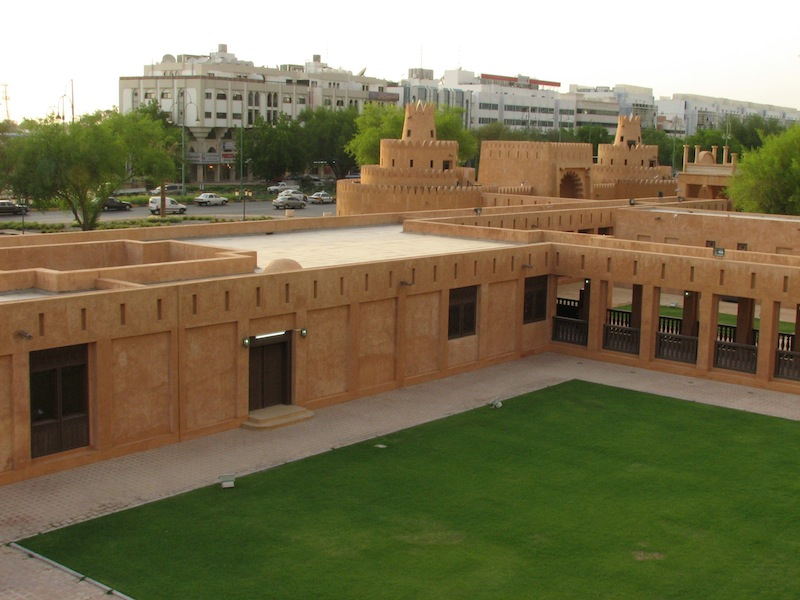
#> input picture TP3/Image1.png, 800 x 600 px
$ python tp3_test.py   (older library calls are emulated)
#> lines starting #> are read from the running program, lines starting #| are printed output that depends on the picture; after the words box and inside, x2 and y2 are one past the last pixel; in counts of white or black regions, pixels touching at a corner belong together; long printed decimals are rounded
### TP3/tp3_sujet.py
import numpy as np
import matplotlib.pyplot as plt
import scipy.ndimage
import cv2
from scipy import ndimage
from skimage.io import imread
from skimage.io import imsave
import pickle
from scipy import sparse
from scipy.sparse import diags
from scipy.sparse.linalg import spsolve, cg
import skimage.feature


# [4 lines left out: function pause, not called in this run]


def smoothGaussian(im, sigma):
    N = 4*sigma
    x = np.arange(-N, N+1).astype(float).reshape(-1, 1)
    weights = np.exp(-(x**2)/(2*sigma**2))
    weights = weights/np.sum(weights)
    im2 = scipy.ndimage.convolve(im.astype(float), weights)
    im_smooth = scipy.ndimage.convolve(im2.astype(float), weights.transpose())
    return im_smooth


def gradient(im_smooth):
    gradient_x = scipy.ndimage.convolve(
        im_smooth.astype(float), 0.5*np.array([[1, 0, -1]]))
    gradient_y = scipy.ndimage.convolve(im_smooth.astype(
        float), 0.5*np.array([[1, 0, -1]]).transpose())
    return gradient_x, gradient_y


def gauss_2d(xi, yi):
    p = np.array((10, 5.5, 5.5, 3, 10), dtype=np.float32)
    arg = -(np.square(xi - p[1]) + np.square(yi - p[2])) / (2*p[3]*p[3])
    y = p[0] * np.exp(arg) + p[4]
    return y


def smoothedGradient(im, sigma):
    """this function computes a smooth version of the image image using the convolution by a gaussian with standard deviation sigma
    and then compue the gradient in the x and y direction using kernels [1,0,-1] ans its transpose"""
    im_smooth = smoothGaussian(im, sigma)
    im_x, im_y = gradient(im_smooth)
    return im_x, im_y


def HarrisScore(im, sigma1, sigma2, k=0.06):
    """this function compute the harris score for each pixel in the image and return the result as an image"""
    I_x, I_y = smoothedGradient(im, sigma1)
    w = gauss_2d(0, sigma2)
    m11 = smoothGaussian(I_x**2, sigma2)
    m12 = smoothGaussian(I_x*I_y, sigma2)
    m21 = m12
    m22 = smoothGaussian(I_y**2, sigma2)
    R = m11*m22 - m12*m21 - k * (m11+m22)**2
    return R


def HarrisCorners(im, sigma1, sigma2, k=0.06):
    """this function extract local maximums ion the harris score image that are above 0.005 times the maxium of R and a local miximum in a region a radius 2"""
    R = HarrisScore(im, sigma1=sigma1, sigma2=sigma2, k=0.06)
    peaks = skimage.feature.peak.peak_local_max(
        R, min_distance=2, threshold_rel=0.005)
    peaks = peaks[np.lexsort((peaks[:, 1], peaks[:, 0]))]
    return peaks


def displayPeaks(im, peaks):
    plt.figure()
    ax = plt.subplot(1, 1, 1)
    plt.imshow(im, cmap=plt.cm.Greys_r)
    plt.plot(peaks[:, 1], peaks[:, 0], '.')
    plt.axis((0, im.shape[1], im.shape[0], 0))
    ax.get_xaxis().set_visible(False)
    ax.get_yaxis().set_visible(False)
    plt.subplots_adjust(left=0.01, right=0.99, top=1, bottom=0)
    plt.show()


def extractPatches(im, points, N):
    """this function extracts patches of size N by N centered around each point privded in the matrix points
    and return a nb_points by N by N 3D array """
    assert(N % 2 == 1)
    radius = int((N-1)/2)
    patches = np.zeros((points.shape[0], N, N))
    for i, p in enumerate(points):
        if p[0]-radius >= 0 and p[0]+radius < im.shape[0] and p[1]-radius >= 0 and p[1]+radius < im.shape[1]:
            patches[i, :, :] = im[p[0]-radius:p[0] +
                                  radius+1, p[1]-radius:p[1]+radius+1]

    assert(patches.shape[1] == N)
    assert(patches.shape[2] == N)
    return patches


def SSDTable(patches1, patches2):
    """this function computes the sum of square differences between each pair of patches"""
    table = np.empty((patches1.shape[0], patches2.shape[0]))
    for i in range(0, table.shape[0]):
        for j in range(0, table.shape[1]):
            table[i, j] = np.sum(np.power(patches1[i]-patches2[j], 2))
    return table


def NCCTable(patches1, patches2):
    table = np.empty((patches1.shape[0], patches2.shape[0]))
    for i in range(table.shape[0]):
        a = np.mean((patches1[i] - patches1[i].mean()))
        sigma_a = np.linalg.norm(a)
        for j in range(table.shape[1]):
            ab = np.mean((patches2[j] - patches2[j].mean()))
            sigma_b = np.linalg.norm(ab)
            table[i, j] = 1 - np.sum(a * ab) / (sigma_a * sigma_b)
    return table


# [14 lines left out: function displayPatch, not called in this run]


def displayMatches(im1, im2, p1, p2):
    plt.figure()
    plt.subplot(1, 2, 1)
    plt.imshow(im1, cmap=plt.cm.Greys_r)
    for i in range(p1.shape[0]):
        plt.plot([p1[i, 1], p2[i, 1]], [p1[i, 0], p2[i, 0]])
    plt.plot(p1[:, 1], p1[:, 0], '.')
    plt.subplot(1, 2, 2)
    plt.imshow(im2, cmap=plt.cm.Greys_r)
    for i in range(p1.shape[0]):
        plt.plot([p1[i, 1], p2[i, 1]], [p1[i, 0], p2[i, 0]])
    plt.plot(p2[:, 1], p2[:, 0], '.')
    plt.show()


def displayMatches2(im1, im2, p1, p2):
    plt.figure()
    ax = plt.subplot(1, 1, 1)
    plt.imshow(np.row_stack((im1, im2)), cmap=plt.cm.Greys_r)
    for i in range(p1.shape[0]):
        plt.plot([p1[i, 1], p2[i, 1]], [p1[i, 0], p2[i, 0]+im1.shape[0]])
    plt.plot(p1[:, 1], p1[:, 0], '.')
    plt.plot(p2[:, 1], p2[:, 0]+im1.shape[0], '.')
    plt.axis((0, im1.shape[1], im1.shape[0]+im2.shape[0], 0))
    ax.get_xaxis().set_visible(False)
    ax.get_yaxis().set_visible(False)
    plt.subplots_adjust(left=0.01, right=0.99, top=1, bottom=0)
    plt.show()


def extractMatches(table, threshold=0.7):
    bestscore = np.min(table, axis=1)
    bestmatch1 = np.argmin(table, axis=1)
    bestmatch2 = np.argmin(table, axis=0)
    t = bestmatch2[bestmatch1]
    valid1 = t == np.arange(0, t.size)

    table_copy = table.copy()
    table_copy[np.arange(0, table.shape[0]), bestmatch1] = np.max(table)
    bestscore2 = np.min(table_copy, axis=1)
    valid2 = bestscore < 0.9*bestscore2

    valid = valid1 & valid2
    return np.nonzero(valid)[0], bestmatch1[valid]


# [90 lines left out: function main, not called in this run]


# [2 lines that do not run on import are left out]

### TP3/marking_tools.py

import numpy as np
import matplotlib.pyplot as plt
import pickle
import os
import sys
import time


class marking():
    def __init__(self):
        self.marks = []

    def add(self, coef, student_solution, exact_solution, duration=None, max_duration=None, relative_coef_duration=0.5, tol=1e-8, nbdiff_max=0, isimage=False):
        if student_solution is None:
            valid = False
            print('not answered')
        else:
            try:
                if isinstance(exact_solution, list):
                    exact_solution = np.array(exact_solution)
                if isinstance(student_solution, list):
                    student_solution = np.array(student_solution)
                if isinstance(student_solution, np.ndarray):
                    student_solution = student_solution.astype(
                        exact_solution.dtype)
                diff = np.abs(student_solution - exact_solution)
                max_error = np.max(diff)
                nbdiff = np.sum(diff > tol)
                valid = (nbdiff <= nbdiff_max)
                if nbdiff > 0 and valid:
                    print("WARNING : found " + str(nbdiff) +
                          " differences , but still accepted")
                if not(valid):
                    print('found ' + str(nbdiff) +
                          ' values with difference with exact solution is  greater that '+str(tol))
                    print('the greatest error is '+str(max_error))
                    if nbdiff_max > 0:
                        print('expect less than ' +
                              str(nbdiff_max)+' differences')

                    cov_mat = np.cov(
                        [exact_solution.flatten(), student_solution.flatten()])
                    if np.min(np.linalg.eig(cov_mat)[0]) < 1e-4:
                        print(
                            "seem like there is a affine relationship between your data and the expected ones")
                        plt.plot(exact_solution.flatten(),
                                 student_solution.flatten())

                    if isimage:
                        plt.figure()
                        plt.subplot(1, 3, 1)
                        plt.imshow(student_solution)
                        plt.subplot(1, 3, 2)
                        plt.imshow(exact_solution)
                        plt.subplot(1, 3, 3)
                        plt.imshow(np.abs(exact_solution-student_solution))
                        plt.show()
            except:
                valid = 0
                print("Unexpected error:", sys.exc_info()
                      [0], sys.exc_info()[1])
            if duration is not None and duration > max_duration:
                print('executation time ('+str(duration) +
                      ') expected to be less than ' + str(max_duration))
                valid = valid*relative_coef_duration

        self.marks.append({'coef': coef, 'valid': valid})
        print('question '+str(len(self.marks)) +
              ": "+str(valid*coef)+"/"+str(coef))

    def print_note(self):
        note = np.sum([m['coef']*m['valid'] for m in self.marks])
        total = np.sum([m['coef'] for m in self.marks])
        print("note= "+str(note)+"/"+str(total))
        return note


# [6 lines left out: function timer, not called in this run]


class chrono():
    def __init__(self):
        pass

    def tic(self):
        self.start = time.clock()

    def toc(self):
        return time.clock()-self.start

### TP3/tp3_test.py
import os
import sys
import time
from marking_tools import *


from tp3_sujet import *


def test():
    plt.ion()

    im1 = np.mean(np.array(imread('Image1.png')).astype(np.float), axis=2)
#> im1: shape (600, 800) float64; min 0.333, max 255, mean 108.1
    im2 = np.mean(np.array(imread('Image2.png')).astype(np.float), axis=2)
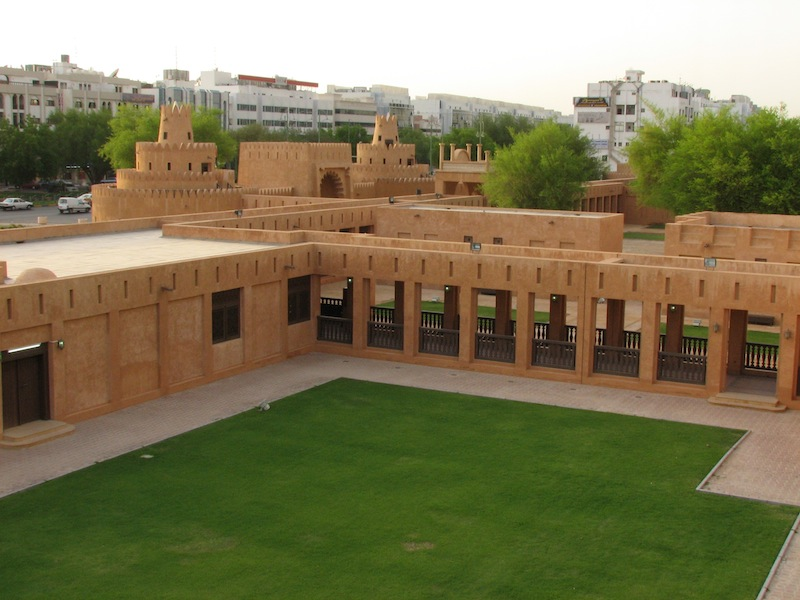
#> input picture TP3/Image2.png, 800 x 600 px
#> im2: shape (600, 800) float64; min 0.333, max 255, mean 110.3

    m = marking()
    im_x, im_y = smoothedGradient(im1, sigma=2)
#> in gradient, `gradient_y = scipy.ndimage.convolve(im_smooth.astype( float), 0.5*np.a..`:
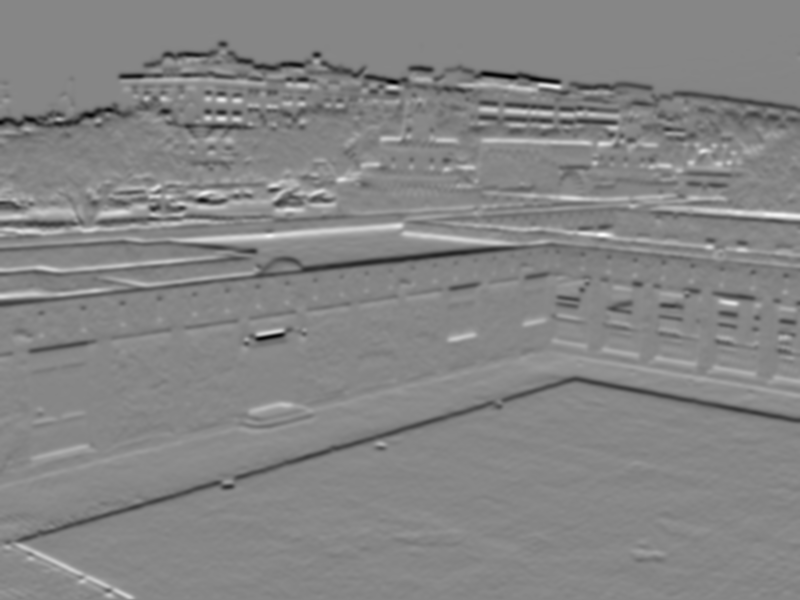
#> gradient_y: shape (600, 800) float64; min -26.18, max 23.35, mean -0.3; drawn with min black and max white
    m.add(1, im_x[200:205, 300:302], [[-0.67794561, -3.19281727],
                                      [-0.03868455, -1.62560241],
                                      [0.22736612, -0.30635884],
                                      [0.36763735,  0.77305092],
                                      [0.70369259,  1.80483468]])
#> in add, `student_solution = student_solution.astype( exact_solution.dtype)`: student_solution = [[-0.678, -3.19], [-0.0387, -1.63], [0.227, -0.306], [0.368, 0.773], [0.704, 1.8]]
#> in add, `diff = np.abs(student_solution - exact_solution)`: diff = [[1.68e-10, 1.68e-09], [4.85e-09, 4.14e-09], [4.01e-09, 4.59e-09], [1.98e-09, 2.06e-09], [4.55e-09, 6.06e-10]]
#> in add, `max_error = np.max(diff)`: max_error = 4.85e-09
#> in add, `nbdiff = np.sum(diff > tol)`: nbdiff = 0
#> in add, `valid = (nbdiff <= nbdiff_max)`: valid = True
#| question 1: 1/1

    m.add(1, im_y[200:205, 300:302], [[-5.56381571, -4.35629625],
                                      [-6.46047, -5.52624641],
                                      [-7.64421368, -6.98094653],
                                      [-7.79410418, -7.17904077],
                                      [-6.19673306, -5.43011379]])
#| question 2: 1/1

    R = HarrisScore(im1, sigma1=2, sigma2=3, k=0.06)
    m.add(2, R[200:205, 300:302], [[239.81975235,  259.09744995],
                                   [199.59635893,  223.4601744],
                                   [176.86886897,  207.17943751],
                                   [172.95245279,  210.87816299],
                                   [184.14220583,  230.85600882]])
#| question 3: 2/2

    plt.imshow(R, cmap=plt.cm.Greys_r)
    # imsave('harris_response.png',(R-R.min())/(np.max(R)-np.min(R)))

    corners1 = HarrisCorners(im1, sigma1=2, sigma2=3, k=0.06)
#> in HarrisCorners, `peaks = skimage.feature.peak.peak_local_max( R, min_distance=2, thresh..`: peaks = 392 pairs, first value 46 to 592, second value 7 to 793
#> corners1 has the same summary as peaks in HarrisCorners
    m.add(2, corners1[:10, :], [[46, 223],
                                [51, 216],
                                [56, 166],
                                [56, 175],
                                [56, 316],
                                [61, 159],
                                [63, 250],
                                [65, 256],
                                [67, 303],
                                [69, 283]])
#| question 4: 2/2

    displayPeaks(im1, corners1)

    corners2 = HarrisCorners(im2, sigma1=2, sigma2=3, k=0.06)
#> call 3 of HarrisScore, with sigma1 = 2, sigma2 = 3, k = 0.06
#> in HarrisScore (call 3), `R = m11*m22 - m12*m21 - k * (m11+m22)**2`:
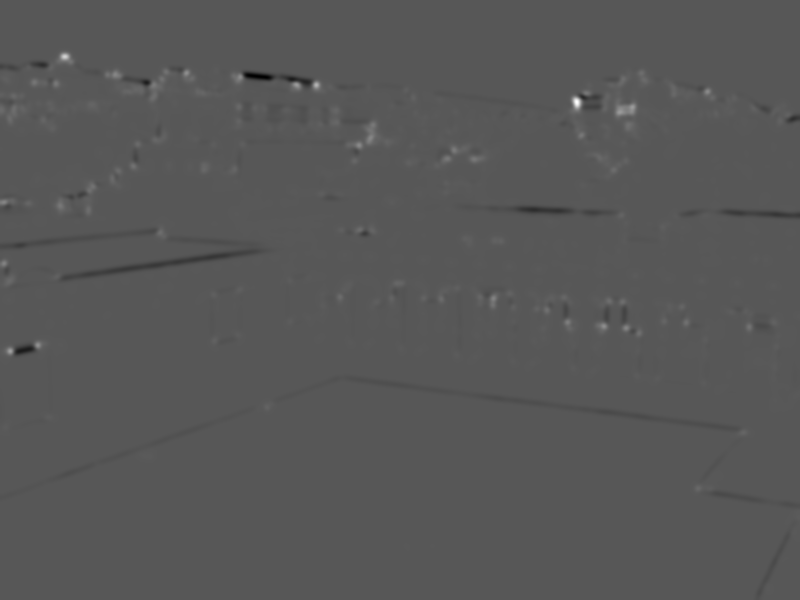
#> R: shape (600, 800) float64; min -5655.8, max 10749.9, mean -0.3; drawn with min black and max white
#> corners2 = 374 pairs, first value 56 to 588, second value 3 to 797
    # corners2[:10,:]
    # array([[ 56,  64],
    #[ 67,  51],
    #[ 68,  28],
    #[ 70, 216],
    #[ 71, 166],
    #[ 73, 186],
    #[ 73, 641],
    #[ 74, 107],
    #[ 74, 115],
    # [ 77, 240]])
    displayPeaks(im2, corners2)
#> in displayPeaks (call 2), `plt.show()`:
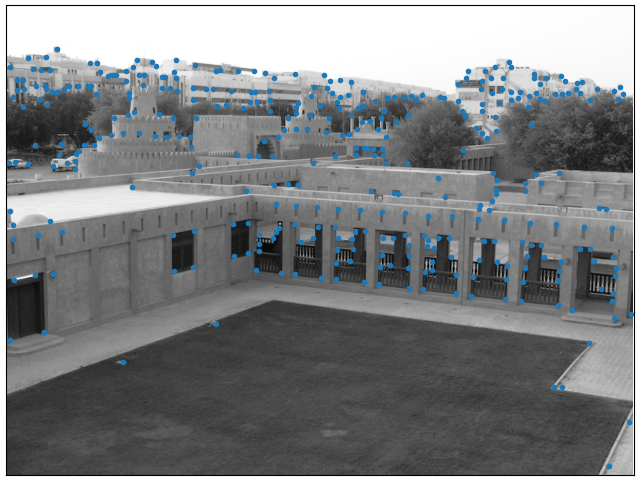
#> figure drawn by matplotlib, 1 panel

    N = 21
    patches1 = extractPatches(im1, corners1, N)
#> the loop in extractPatches, `for i, p in enumerate(points):` made 392 passes
#> p on passes 1 to 3: [46, 223], [51, 216], [56, 166]
    # displayPatch(im1,corners1,patches1)

    patch_test = extractPatches(im1, np.array([[150, 300], [200, 270]]), 3)
#> the loop in extractPatches (call 2), `for i, p in enumerate(points):` made 2 passes
#> p on passes 1 to 2: [150, 300], [200, 270]

    # m.add(0,patch_test,[[[ 37.66666667,  41.66666667,  44.33333333],
    #[ 35.66666667,  38.66666667,  40.66666667],
    # [ 37.33333333,  38.        ,  38.66666667]],
    # [[ 76.        ,  83.        ,  79.        ],
    #[ 70.66666667,  73.33333333,  74.66666667],
    # [ 91.33333333,  92.33333333,  92.33333333]]])

    patches2 = extractPatches(im2, corners2, N)

    t1 = np.arange(0, 4*5*5).reshape(4, 5, 5)
    t2 = t1-5
    tab = SSDTable(t1, t2)

    m.add(2, tab, [[625.,   10000.,   50625.,  122500.],
                   [22500.,     625.,   10000.,   50625.],
                   [75625.,   22500.,     625.,   10000.],
                   [160000.,   75625.,   22500.,     625.]])
#| question 5: 2/2

    t1 = patches1[[1, 20, 50, 60], :, :]
    t2 = patches2[[1, 20, 50, 60], :, :]
    tab = NCCTable(t1, t2)
#> the loop in NCCTable, `for i in range(table.shape[0]):` made 4 passes
#> sigma_a on passes 1, 3, 4: 2.06e-15, 1.44e-14, 1.96e-14
#> (a, sigma_a) on pass 2: (-1.34e-14, 1.34e-14)
#> after the loop in NCCTable, `for i in range(table.shape[0]):`: table = [[2, 0, 0, 0], [0, 2, 2, 2], [2, 0, 0, 0], [2, 0, 0, 0]]
#> tab has the same summary as table in NCCTable

    m.add(2, tab, [[0.52881566,  0.87617929,  0.69917479,  0.81774953],
                   [0.74317605,  0.98377706,  0.72340192,  1.09927029],
                   [0.32002431,  0.54738743,  0.25827641,  1.06443083],
                   [0.48417473,  0.74272221,  0.68854655,  1.12421821]])
#| found 16 values with difference with exact solution is  greater that 1e-08
#| the greatest error is 1.680
#| question 6: 0/2

    table = SSDTable(patches1, patches2)
#> after the loop in SSDTable (call 2), `for i in range(0, table.shape[0]):`:
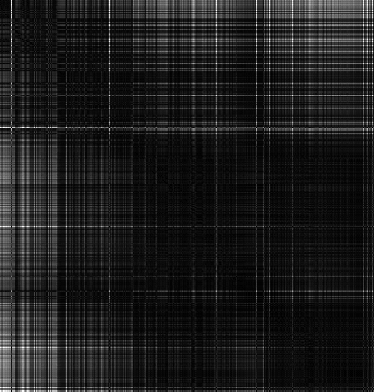
#> table: shape (392, 374) float64; min 0, max 23309735.3, mean 2594032.8; drawn with min black and max white

    m.print_note()
#> in print_note, `note = np.sum([m['coef']*m['valid'] for m in self.marks])`: note = 8
#> in print_note, `total = np.sum([m['coef'] for m in self.marks])`: total = 10
#| note= 8/10

    matches1, matches2 = extractMatches(table, threshold=0.7)
#> in extractMatches, `bestscore = np.min(table, axis=1)`: bestscore = 392 values, max 990845.7 at index 243, min 0 at index 127, mean 173212.4
#> in extractMatches, `bestmatch1 = np.argmin(table, axis=1)`: bestmatch1 = 392 values, max 369 at index 381, min 0 at index 0, mean 177.8
#> in extractMatches, `bestmatch2 = np.argmin(table, axis=0)`: bestmatch2 = 374 values, max 383 at index 306, min 1 at index 13, mean 196.5
#> in extractMatches, `t = bestmatch2[bestmatch1]`: t = 392 values, max 383 at index 383, min 4 at index 0, mean 194.9
#> in extractMatches, `table_copy[np.arange(0, table.shape[0]), bestmatch1] = np.max(table)`:
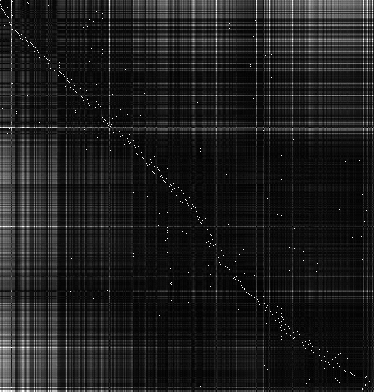
#> table_copy: shape (392, 374) float64; 0.27% of pixels changed, all inside (x1, y1, x2, y2) = (0, 0, 370, 392); drawn with min black and max white
#> in extractMatches, `bestscore2 = np.min(table_copy, axis=1)`: bestscore2 = 392 values, max 991287.3 at index 243, min 0 at index 127, mean 292489.4
#> matches1 = 230 values from 4 to 383; matches2 = 230 values, max 369 at index 228, min 0 at index 0, mean 171.5
    p1 = corners1[matches1, :]
#> p1 = 230 pairs, first value 56 to 484, second value 134 to 787
    p2 = corners2[matches2, :]
#> p2 = 230 pairs, first value 56 to 456, second value 10 to 756
    displayMatches(im1, im2, p1, p2)
    plt.ioff()
    displayMatches2(im1, im2, p1, p2)
#> in displayMatches2, `plt.show()`:
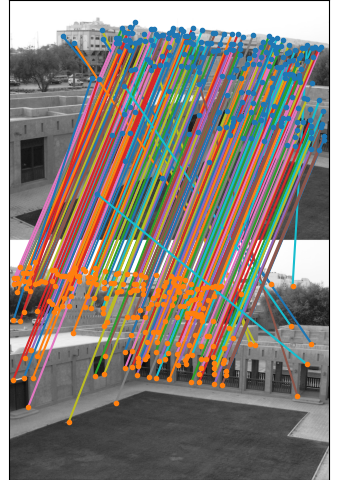
#> figure drawn by matplotlib, 1 panel


if __name__ == "__main__":
    test()
